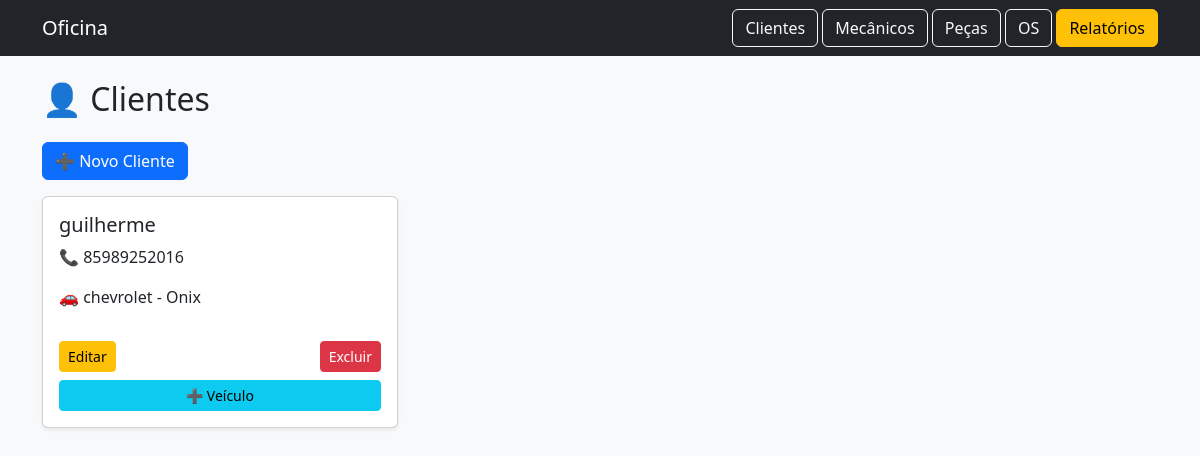
Before: /clientes with the older database file.
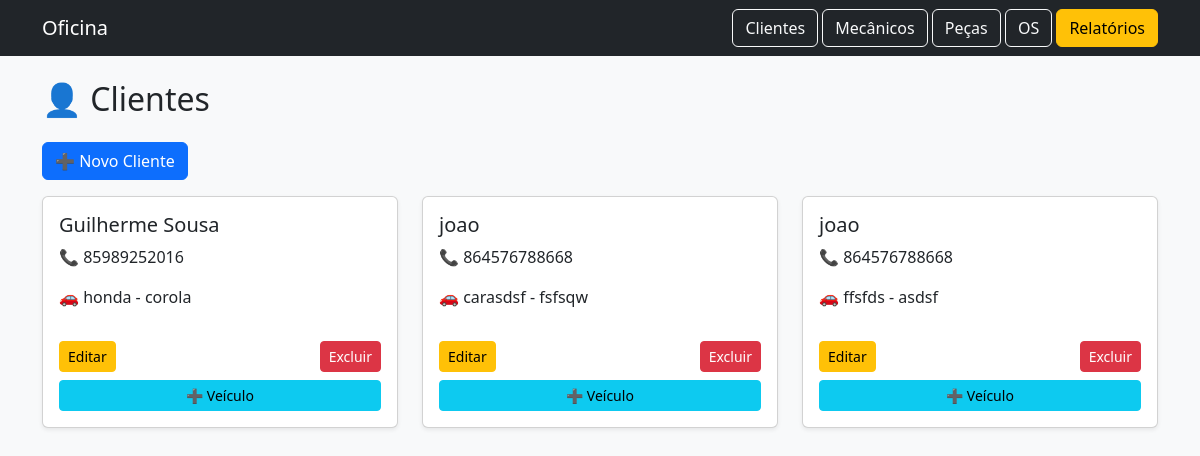
After: the same page with the newer database file.
### tables this page shows
CREATE TABLE veiculos (
    id INTEGER PRIMARY KEY AUTOINCREMENT,
    cliente_id INTEGER,
    marca TEXT,
    modelo TEXT,
    placa TEXT,
    FOREIGN KEY (cliente_id) REFERENCES clientes(id) ON DELETE CASCADE
);

CREATE TABLE clientes (
    id INTEGER PRIMARY KEY AUTOINCREMENT,
    nome TEXT NOT NULL,
    telefone TEXT,
    email TEXT
);

### app.py (the view)
@app.route("/clientes")
def listar_clientes():
    conn = conectar()
    cursor = conn.cursor()
    cursor.execute("""
        SELECT c.id, c.nome, c.telefone, v.marca, v.modelo
        FROM clientes c
        LEFT JOIN veiculos v ON c.id = v.cliente_id
    """)
    clientes = cursor.fetchall()
    conn.close()
    return render_template("clientes.html", clientes=clientes)

### db.py (called while the page is built)
def conectar():
    conn = sqlite3.connect("oficina.db")
    conn.row_factory = sqlite3.Row
    return conn

### templates/clientes.html
{% extends "base.html" %}
{% block content %}
<h2 class="mb-4">👤 Clientes</h2>
<a href="/clientes/novo" class="btn btn-primary mb-3">➕ Novo Cliente</a>
<div class="row g-4">
{% for c in clientes %}
<div class="col-md-4">
    <div class="card shadow-sm p-3">
        <h5>{{c.nome}}</h5>
        <p>📞 {{c.telefone}}</p>
        {% if c.marca %}
            <p>🚗 {{c.marca}} - {{c.modelo}}</p>
        {% else %}
            <p class="text-muted"><i>Sem veículo</i></p>
        {% endif %}
        <div class="d-flex justify-content-between mt-3">
            <a href="/clientes/editar/{{c.id}}" class="btn btn-warning btn-sm">Editar</a>
            <a href="/clientes/deletar/{{c.id}}" class="btn btn-danger btn-sm">Excluir</a>
        </div>
        <a href="/clientes/{{c.id}}/veiculos/novo"
           class="btn btn-info btn-sm mt-2">
            ➕ Veículo
        </a>
    </div>
</div>
{% endfor %}
</div>
{% endblock %}

Changed rows visible on the page:
removed veiculos: nome "guilherme", telefone "85989252016", marca "chevrolet", modelo "Onix"
added veiculos: nome "Guilherme Sousa", telefone "85989252016", marca "honda", modelo "corola"
added veiculos: nome "joao", telefone "864576788668", marca "carasdsf", modelo "fsfsqw"
added veiculos: nome "joao", telefone "864576788668", marca "ffsfds", modelo "asdsf"
